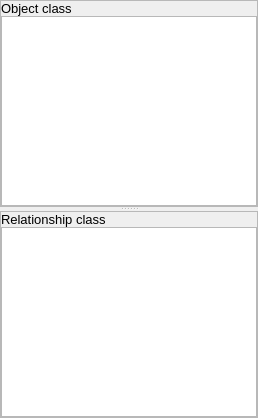
  <widget class="QDockWidget" name="dockWidget_item_palette">
   <property name="windowTitle">
    <string>Item palette</string>
   </property>
   <attribute name="dockWidgetArea">
    <number>1</number>
   </attribute>
   <widget class="QWidget" name="dockWidgetContents_9">
    <layout class="QVBoxLayout" name="verticalLayout_12">
     <property name="spacing">
      <number>0</number>
     </property>
     <property name="leftMargin">
      <number>0</number>
     </property>
     <property name="topMargin">
      <number>0</number>
     </property>
     <property name="rightMargin">
      <number>0</number>
     </property>
     <property name="bottomMargin">
      <number>0</number>
     </property>
     <item>
      <widget class="QSplitter" name="splitter_object_relationship_class">
       <property name="orientation">
        <enum>Qt::Vertical</enum>
       </property>
       <widget class="QFrame" name="frame">
        <property name="frameShape">
         <enum>QFrame::StyledPanel</enum>
        </property>
        <property name="frameShadow">
         <enum>QFrame::Raised</enum>
        </property>
        <layout class="QVBoxLayout" name="verticalLayout_9">
         <property name="spacing">
          <number>0</number>
         </property>
         <property name="leftMargin">
          <number>0</number>
         </property>
         <property name="topMargin">
          <number>0</number>
         </property>
         <property name="rightMargin">
          <number>0</number>
         </property>
         <property name="bottomMargin">
          <number>0</number>
         </property>
         <item>
          <widget class="QLabel" name="label">
           <property name="font">
            <font>
             <pointsize>10</pointsize>
            </font>
           </property>
           <property name="frameShadow">
            <enum>QFrame::Sunken</enum>
           </property>
           <property name="text">
            <string>Object class</string>
           </property>
          </widget>
         </item>
         <item>
          <widget class="DragListView" name="listView_object_class">
           <property name="minimumSize">
            <size>
             <width>0</width>
             <height>0</height>
            </size>
           </property>
           <property name="font">
            <font>
             <pointsize>10</pointsize>
            </font>
           </property>
           <property name="mouseTracking">
            <bool>true</bool>
           </property>
           <property name="sizeAdjustPolicy">
            <enum>QAbstractScrollArea::AdjustIgnored</enum>
           </property>
           <property name="editTriggers">
            <set>QAbstractItemView::NoEditTriggers</set>
           </property>
           <property name="showDropIndicator" stdset="0">
            <bool>false</bool>
           </property>
           <property name="dragEnabled">
            <bool>false</bool>
           </property>
           <property name="dragDropMode">
            <enum>QAbstractItemView::NoDragDrop</enum>
           </property>
           <property name="defaultDropAction">
            <enum>Qt::CopyAction</enum>
           </property>
           <property name="iconSize">
            <size>
             <width>24</width>
             <height>24</height>
            </size>
           </property>
           <property name="textElideMode">
            <enum>Qt::ElideRight</enum>
           </property>
           <property name="movement">
            <enum>QListView::Static</enum>
           </property>
           <property name="flow">
            <enum>QListView::LeftToRight</enum>
           </property>
           <property name="isWrapping" stdset="0">
            <bool>true</bool>
           </property>
           <property name="resizeMode">
            <enum>QListView::Adjust</enum>
           </property>
           <property name="gridSize">
            <size>
             <width>96</width>
             <height>48</height>
            </size>
           </property>
           <property name="viewMode">
            <enum>QListView::IconMode</enum>
           </property>
           <property name="uniformItemSizes">
            <bool>false</bool>
           </property>
           <property name="wordWrap">
            <bool>true</bool>
           </property>
           <property name="selectionRectVisible">
            <bool>true</bool>
           </property>
          </widget>
         </item>
        </layout>
       </widget>
       <widget class="QFrame" name="frame_2">
        <property name="frameShape">
         <enum>QFrame::StyledPanel</enum>
        </property>
        <property name="frameShadow">
         <enum>QFrame::Raised</enum>
        </property>
        <layout class="QVBoxLayout" name="verticalLayout_11">
         <property name="spacing">
          <number>0</number>
         </property>
         <property name="leftMargin">
          <number>0</number>
         </property>
         <property name="topMargin">
          <number>0</number>
         </property>
         <property name="rightMargin">
          <number>0</number>
         </property>
         <property name="bottomMargin">
          <number>0</number>
         </property>
         <item>
          <widget class="QLabel" name="label_2">
           <property name="font">
            <font>
             <pointsize>10</pointsize>
             <weight>50</weight>
             <bold>false</bold>
            </font>
           </property>
           <property name="text">
            <string>Relationship class</string>
           </property>
          </widget>
         </item>
         <item>
          <widget class="DragListView" name="listView_relationship_class">
           <property name="font">
            <font>
             <pointsize>10</pointsize>
            </font>
           </property>
           <property name="editTriggers">
            <set>QAbstractItemView::NoEditTriggers</set>
           </property>
           <property name="showDropIndicator" stdset="0">
            <bool>false</bool>
           </property>
           <property name="dragEnabled">
            <bool>false</bool>
           </property>
           <property name="dragDropMode">
            <enum>QAbstractItemView::NoDragDrop</enum>
           </property>
           <property name="iconSize">
            <size>
             <width>24</width>
             <height>24</height>
            </size>
           </property>
           <property name="textElideMode">
            <enum>Qt::ElideMiddle</enum>
           </property>
           <property name="movement">
            <enum>QListView::Static</enum>
           </property>
           <property name="flow">
            <enum>QListView::LeftToRight</enum>
           </property>
           <property name="isWrapping" stdset="0">
            <bool>true</bool>
           </property>
           <property name="resizeMode">
            <enum>QListView::Adjust</enum>
           </property>
           <property name="gridSize">
            <size>
             <width>96</width>
             <height>48</height>
            </size>
           </property>
           <property name="viewMode">
            <enum>QListView::IconMode</enum>
           </property>
           <property name="uniformItemSizes">
            <bool>false</bool>
           </property>
           <property name="wordWrap">
            <bool>true</bool>
           </property>
          </widget>
         </item>
        </layout>
       </widget>
      </widget>
     </item>
    </layout>
   </widget>
  </widget>
